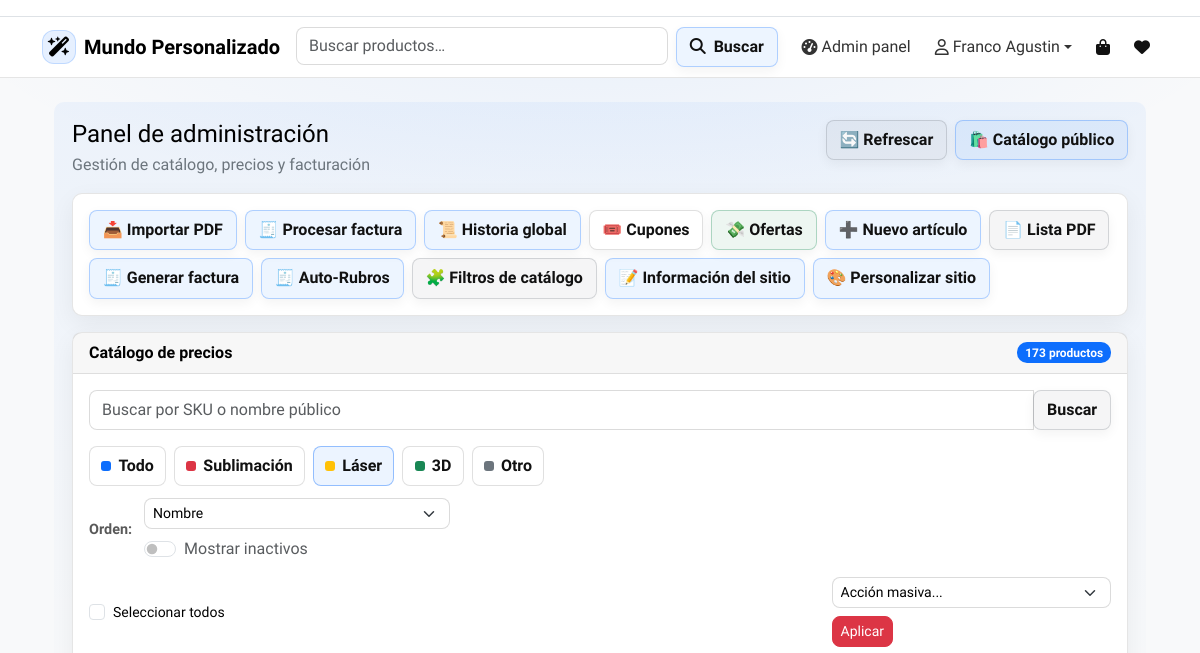
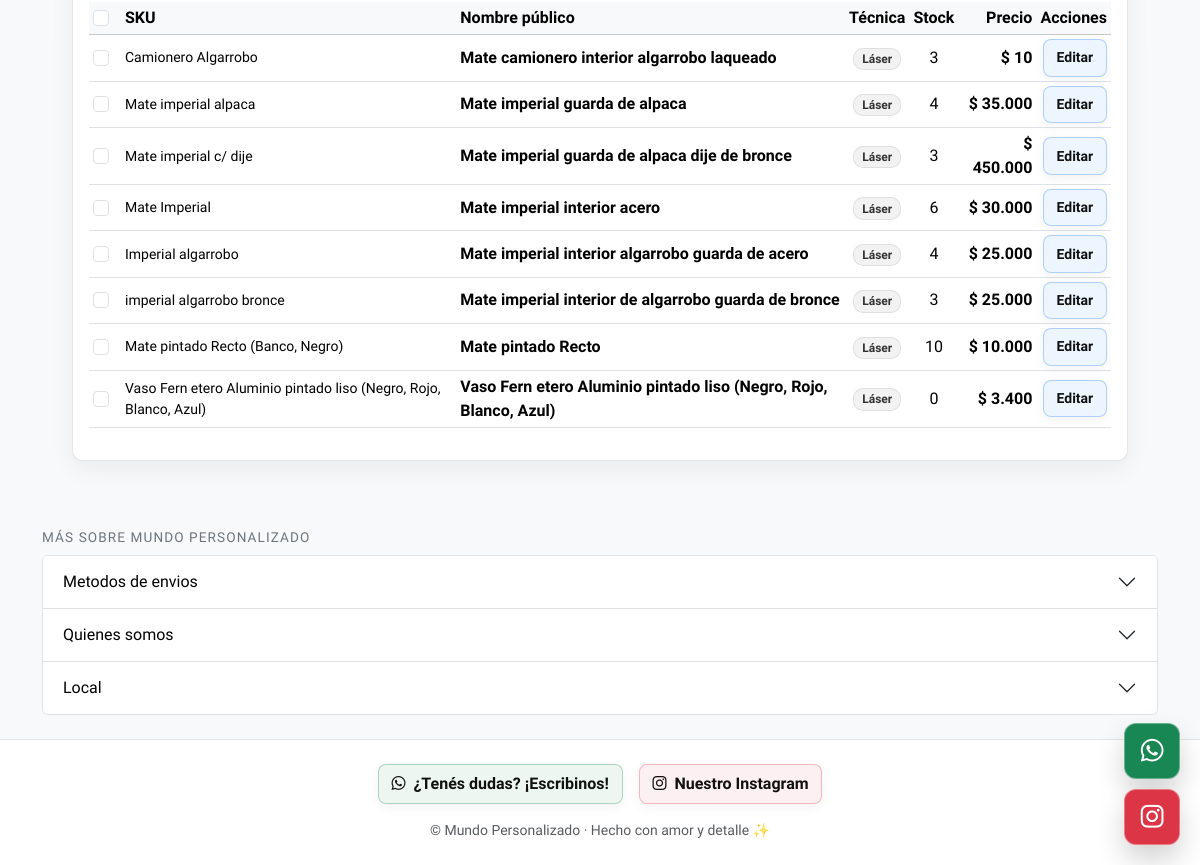
Page /owner/?t=laser (signed in) on the earlier database version (2 pictures, top to bottom).
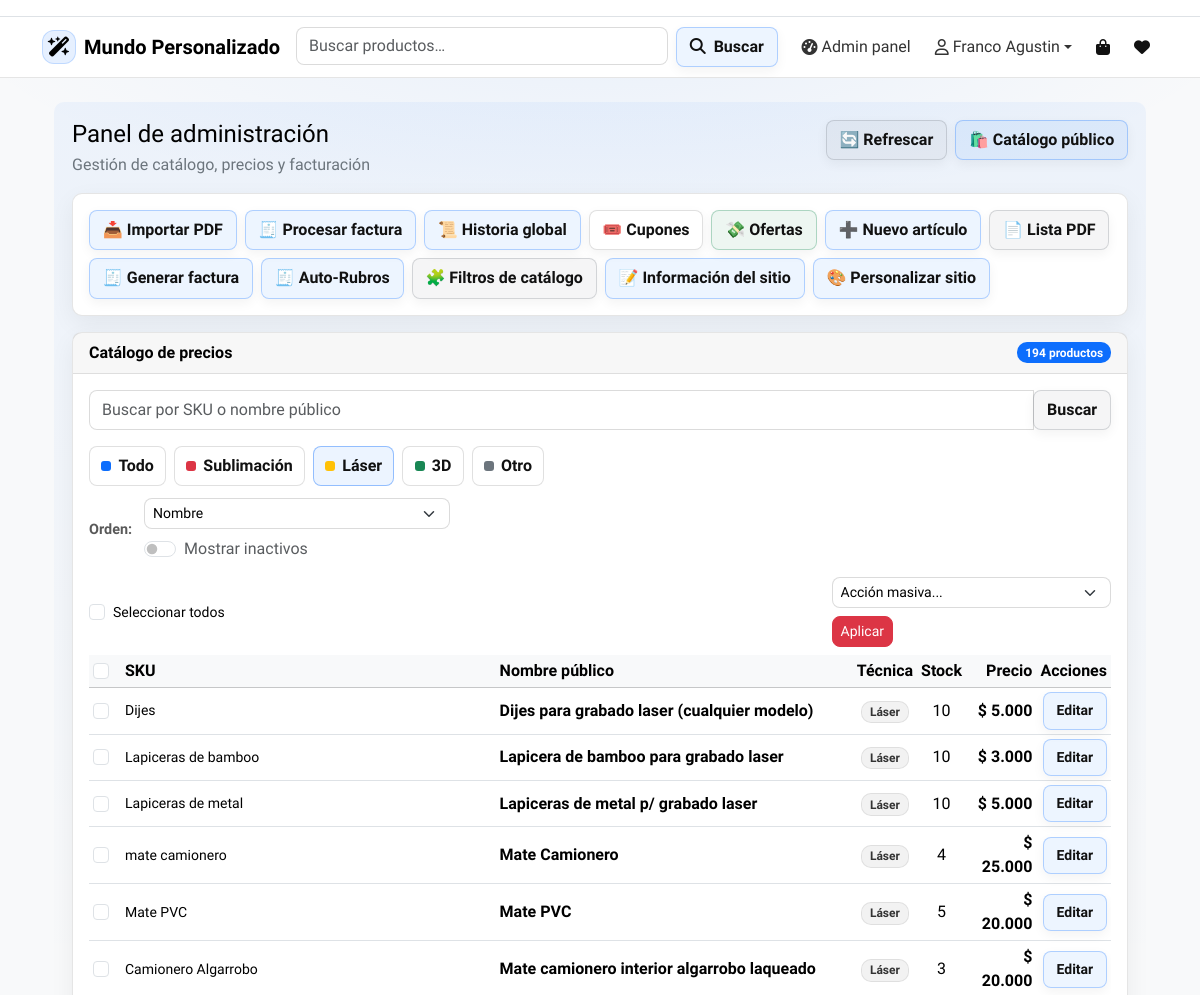
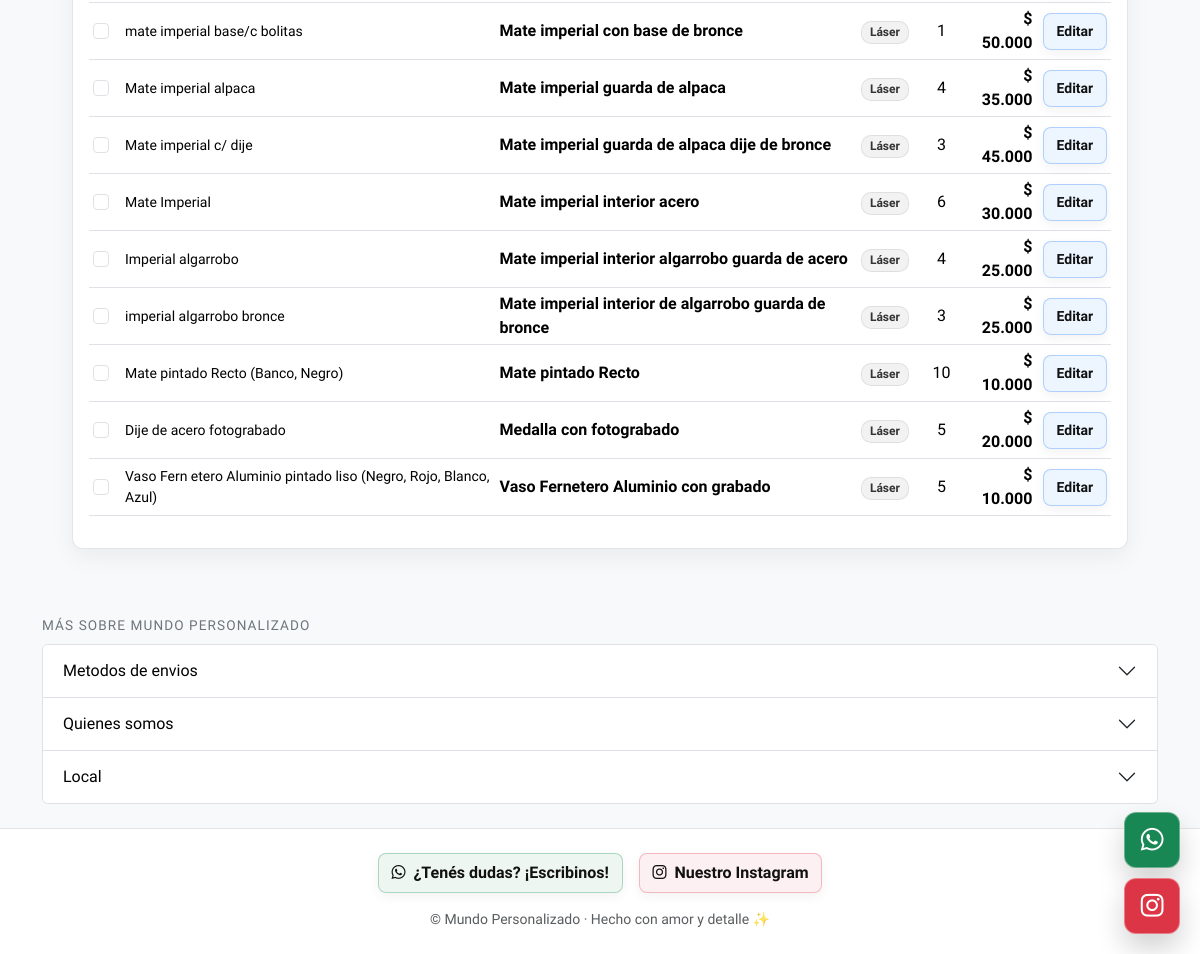
Same page on the later database version (2 pictures, top to bottom).
### pdf/models.py (models this page shows, shortened)
class ProductoPrecio(models.Model):
    class TechChoices(models.TextChoices):
        SUB = "SUB", "Sublimación"
        LAS = "LAS", "Grabado láser"
        D3  = "3D",  "Impresión 3D"
        OTR = "OTR", "Otro"
    class RubroChoices(models.TextChoices):
        MATES = "MATES", "Mates"
        DIJES = "DIJES", "Dijes de acero"
        BOMB = "BOMB", "Bombillas"
        TERM = "TERM", "Termos"
        TAZA = "TAZA", "Tazas"
        LLAV = "LLAV", "Llaveros"
        OTRO = "OTRO", "Otros"
    lista_pdf = models.ForeignKey(
        ListaPrecioPDF,
        on_delete=models.SET_NULL,
        null=True,
        blank=True,
        related_name="productos",
    )
    sku = models.CharField(max_length=255, unique=True)
    nombre_publico = models.CharField(max_length=255)
    descripcion = models.TextField(blank=True, default="")
    precio_costo = models.DecimalField(
        max_digits=12, decimal_places=2, null=True, blank=True
    )
    imagen = models.ImageField(upload_to='productos/', null=True, blank=True)
    precio = models.DecimalField(max_digits=10, decimal_places=2)
    stock = models.IntegerField(default=0)
    tech = models.CharField(
        max_length=3,
        choices=TechChoices.choices,
        blank=True,
        default="",
    )
    rubro = models.CharField(
        max_length=80,
        blank=True,
        default="",
        help_text="Ej: Mates, Dijes de acero, Tazas, Llaveros..."
    )
    subrubro = models.CharField(
        max_length=80,
        blank=True,
        default="",
        help_text="Ej: Mate Imperial, Mate Camionero, Dije corazón, etc."
    )
    activo = models.BooleanField(default=True)
    created_at = models.DateTimeField(auto_now_add=True, null=True, blank=True)
    ultima_actualizacion = models.DateTimeField(auto_now=True, null=True, blank=True)

### owner/models.py (models this page shows, shortened)
class SiteInfoBlock(models.Model):
    site = models.ForeignKey(
        "SiteConfig",
        on_delete=models.CASCADE,
        related_name="info_blocks",
    )
    clave = models.CharField(
        "Clave interna",
        max_length=80,
        blank=True,
        help_text="Solo para uso interno. Si lo dejás vacío se genera desde el título."
    )
    titulo = models.CharField("Título", max_length=120)
    contenido = models.TextField("Contenido", blank=True)
    orden = models.PositiveIntegerField("Orden", default=1)
    activo = models.BooleanField("Activo", default=True)
    class Meta:
        ordering = ("orden", "id")

### owner/views.py (the view, shortened to what this page needs)
# urls.py: path("", AdminDashboardView.as_view(), name="home"),
class AdminDashboardView(LoginRequiredMixin, TemplateView):
    template_name = "owner/admin_panel.html"
    def dispatch(self, request, *args, **kwargs):
        if not _check_owner(request.user):
            raise PermissionDenied("No tienes permiso para ver esta página.")
        return super().dispatch(request, *args, **kwargs)
    def get_context_data(self, **kwargs):
        context = super().get_context_data(**kwargs)
        req = self.request
        q = req.GET.get("q", "").strip()
        t = req.GET.get("t", "").strip().lower()
        o = req.GET.get("o", "").strip()
        show_inactive = req.GET.get("show_inactive") == "1"
        qs = ProductoPrecio._base_manager.all()
        if not show_inactive:
            qs = qs.filter(activo=True)
        if q:
            qs = qs.filter(Q(sku__icontains=q) | Q(nombre_publico__icontains=q))
        tech_map = {
            "sub": "SUB",
            "laser": "LAS",
            "3d": "3D",
            "otr": "OTR",
        }
        if t in tech_map:
            qs = qs.filter(tech=tech_map[t])
        if o == "recientes":
            qs = qs.order_by("-created_at")
        elif o == "antiguos":
            qs = qs.order_by("created_at")
        elif o == "precio_desc":
            qs = qs.order_by("-precio")
        elif o == "precio_asc":
            qs = qs.order_by("precio")
        else:
            qs = qs.order_by("nombre_publico", "sku")
        context.update({
            "products": qs,
            "q": q,
            "t": t,
            "o": o,
            "show_inactive": show_inactive,
            "total_productos_precio": ProductoPrecio._base_manager.count(),
        })
        context["producto_precios_recientes"] = (
            ProductoPrecio._base_manager.all()
            .order_by("-ultima_actualizacion")[:5]
        )
        context["listas_pdf_recientes"] = ListaPrecioPDF.objects.all().order_by("-fecha_subida")[:5]
        context["facturas_recientes"] = FacturaProveedor.objects.all().order_by("-fecha_subida")[:5]
        context["total_items_facturas"] = ItemFactura.objects.count()
        return context

### cliente/context_processors.py (called while the page is built, shortened)
def carrito_y_favoritos(request):
    carrito = request.session.get("carrito", {}) or {}
    favoritos = request.session.get("favoritos", {}) or {}
    cart_items = []
    cart_total_qty = 0
    favorites_items = []
    return {
        "cart_items": cart_items,
        "cart_total_qty": cart_total_qty,
        "favorites_items": favorites_items,
        "favorites_count": len(favorites_items),
    }

### integraciones/context_processors.py (called while the page is built)
def instagram_feed(request):
    return {
        "instagram_media": fetch_instagram_media()
    }

### integraciones/views.py (called while the page is built, shortened)
def fetch_instagram_media():
    media = cache.get(INSTAGRAM_CACHE_KEY)
    if media is not None:
        return media
    access_token = getattr(settings, "INSTAGRAM_ACCESS_TOKEN", "")
    limit = getattr(settings, "INSTAGRAM_MEDIA_LIMIT", 8)
    if not access_token:
        logger.warning("INSTAGRAM_ACCESS_TOKEN no configurado")
        return []

### owner/context_processors.py (called while the page is built)
def siteinfo_blocks(request):
    bloques = SiteInfoBlock.objects.filter(activo=True).order_by("orden", "titulo")
    return {"siteinfo_blocks": bloques}

def site_cfg(request):
    return {"site_cfg": SiteConfig.get_solo()}

### owner/models.py (called while the page is built)
    @classmethod
    def get_solo(cls):
        obj, _ = cls.objects.get_or_create(pk=1)
        return obj

### owner/templates/owner/admin_panel.html (shortened to what the changed rows need)
{% extends "base.html" %}
{% load humanize %}
{% block content %}
<div class="container-fluid my-4">
  <div class="admin-wrap">
    <div class="d-flex justify-content-between align-items-start mb-3 flex-wrap gap-2">
      <div>
        <h1 class="h4 mb-1">Panel de administración</h1>
      </div>
    </div>
    <div class="card admin-card">
      <div class="card-header d-flex justify-content-between align-items-center">
        Catálogo de precios
        <span class="badge bg-primary">{{ total_productos_precio|default:0 }} productos</span>
      </div>
      <div class="card-body">
        <div class="table-responsive mt-3">
          <form method="post" id="bulkForm">
            <table class="table table-hover table-sm align-middle">
              <thead class="table-light">
                <tr>
                  <th style="width:32px;">
                    <input class="form-check-input" type="checkbox" onclick="toggleSelectAll(this)">
                  </th>
                  <th>SKU</th>
                  <th>Nombre público</th>
                  <th class="text-center">Técnica</th>
                  <th class="text-center">Stock</th>
                  <th class="text-end">Precio</th>
                  <th class="text-end">Acciones</th>
                </tr>
              </thead>
              <tbody>
                {% for p in products %}
                <tr class="{% if not p.activo %}row-inactive table-secondary{% endif %}">
                  <td>
                    <input
                      type="checkbox"
                      class="form-check-input chk-producto"
                      name="ids"
                      value="{{ p.id }}"
                    >
                  </td>
                  <td class="small">{{ p.sku }}</td>
                  <td class="fw-semibold">{{ p.nombre_publico }}</td>
                  <td class="text-center">
                    <span class="badge badge-soft">
                      {% if p.tech == 'SUB' %}Sublimación
                      {% elif p.tech == 'LAS' %}Láser
                      {% elif p.tech == '3D' %}3D
                      {% else %}Otro{% endif %}
                    </span>
                  </td>
                  <td class="text-center">{{ p.stock }}</td>
                  <td class="text-end fw-bold">$ {{ p.precio|floatformat:0|intcomma }}</td>
                  <td class="text-end">
                    <a class="btn btn-sm btn-mp primary" href="{% url 'owner_producto_editar' p.id %}">
                      Editar
                    </a>
                  </td>
                </tr>
                {% empty %}
                <tr>
                  <td colspan="7" class="text-center text-muted py-4">
                    No hay productos para mostrar
                  </td>
                </tr>
                {% endfor %}
              </tbody>
            </table>
          </form>
        </div>
      </div>
    </div>
  </div>
</div>
{% endblock %}

### templates/base.html (shortened to what the changed rows need)
<!DOCTYPE html>
<html lang="es">
<head>
  <link href="https://cdn.jsdelivr.net/npm/bootstrap@5.3.3/dist/css/bootstrap.min.css" rel="stylesheet">
  <link rel="stylesheet" href="https://cdnjs.cloudflare.com/ajax/libs/font-awesome/6.4.2/css/all.min.css">
</head>
<body class="bg-light">
  <main class="container mb-5">
    {% block content %}{% endblock %}
  </main>
  {% if siteinfo_blocks %}
  <section class="mt-2 mb-4">
    <div class="container">
      <div class="accordion" id="siteInfoAccordion">
        {% for b in siteinfo_blocks %}
        <div class="accordion-item">
          <h2 class="accordion-header" id="siteinfo-heading-{{ b.id }}">
            <button class="accordion-button collapsed" type="button" data-bs-toggle="collapse"
              data-bs-target="#siteinfo-collapse-{{ b.id }}" aria-expanded="false"
              aria-controls="siteinfo-collapse-{{ b.id }}">
              {{ b.titulo }}
            </button>
          </h2>
        </div>
        {% endfor %}
      </div>
    </div>
  </section>
  {% endif %}
</body>
</html>

Differences in the rows shown:
added ProductoPrecio: sku "Dijes", nombre_publico "Dijes para grabado laser (cualquier modelo)", tech "Láser", stock "10", precio "5.000"
added ProductoPrecio: sku "Lapiceras de bamboo", nombre_publico "Lapicera de bamboo para grabado laser", tech "Láser", stock "10", precio "3.000"
added ProductoPrecio: sku "Lapiceras de metal", nombre_publico "Lapiceras de metal p/ grabado laser", tech "Láser", stock "10", precio "5.000"
added ProductoPrecio: sku "mate camionero", nombre_publico "Mate Camionero", tech "Láser", stock "4", precio "25.000"
added ProductoPrecio: sku "Mate PVC", nombre_publico "Mate PVC", tech "Láser", stock "5", precio "20.000"
changed ProductoPrecio "Mate camionero interior algarrobo laqueado": precio "10" → "20.000"
added ProductoPrecio: sku "mate imperial base/c bolitas", nombre_publico "Mate imperial con base de bronce", tech "Láser", stock "1", precio "50.000"
changed ProductoPrecio "Mate imperial guarda de alpaca dije de bronce": precio "450.000" → "45.000"
added ProductoPrecio: sku "Dije de acero fotograbado", nombre_publico "Medalla con fotograbado", tech "Láser", stock "5", precio "20.000"
changed ProductoPrecio "Vaso Fern etero Aluminio pintado liso (Negro, Rojo, Blanco, Azul)": nombre_publico "Vaso Fern etero Aluminio pintado liso (Negro, Rojo, Blanco, Azul)" → "Vaso Fernetero Aluminio con grabado"; stock "0" → "5"; precio "3.400" → "10.000"
Other differences:
{{ total_productos_precio|default:0 }}: "173" → "194"
